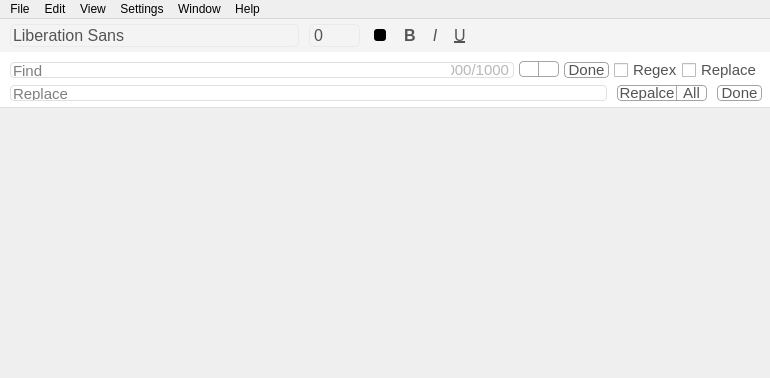
<?xml version="1.0" encoding="UTF-8"?>
<ui version="4.0">
 <class>MainWindow</class>
 <widget class="QMainWindow" name="MainWindow">
  <property name="geometry">
   <rect>
    <x>0</x>
    <y>0</y>
    <width>770</width>
    <height>378</height>
   </rect>
  </property>
  <property name="minimumSize">
   <size>
    <width>620</width>
    <height>260</height>
   </size>
  </property>
  <property name="maximumSize">
   <size>
    <width>920</width>
    <height>620</height>
   </size>
  </property>
  <property name="windowTitle">
   <string>R&amp;R Text Editor</string>
  </property>
  <widget class="QWidget" name="central_widget">
   <property name="styleSheet">
    <string notr="true">QToolTip {
	background-color: rgb(234, 234, 234);
	color: rgb(84, 84, 84);
}


QFrame {
	border: 0;
}

QPushButton {
	color: rgb(84, 84, 84);
	border: 0;
	border-radius: 4px;
	background-color: rgb(244, 244, 244);
}

QCheckBox {
	color: rgb(84, 84, 84);
}

QPushButton::hover {
	background-color: rgb(234, 234, 234);
}

QPushButton::pressed {
	background-color: rgb(224, 224, 224);
}

QPushButton::checked {
	color: rgb(10, 75, 230);
}

QWidget#widget_color_picker {
	border-radius: 5px;
}

QWidget#widget_color {
	border-radius: 3px;
}</string>
   </property>
   <layout class="QVBoxLayout" name="verticalLayout">
    <property name="spacing">
     <number>0</number>
    </property>
    <property name="leftMargin">
     <number>0</number>
    </property>
    <property name="topMargin">
     <number>0</number>
    </property>
    <property name="rightMargin">
     <number>0</number>
    </property>
    <property name="bottomMargin">
     <number>0</number>
    </property>
    <item>
     <widget class="QFrame" name="frame_tools">
      <property name="minimumSize">
       <size>
        <width>0</width>
        <height>30</height>
       </size>
      </property>
      <property name="styleSheet">
       <string notr="true">#frame_tools {
	background-color: rgb(244, 244, 244);
}</string>
      </property>
      <property name="frameShape">
       <enum>QFrame::StyledPanel</enum>
      </property>
      <property name="frameShadow">
       <enum>QFrame::Raised</enum>
      </property>
      <layout class="QHBoxLayout" name="horizontalLayout_3">
       <property name="spacing">
        <number>10</number>
       </property>
       <property name="leftMargin">
        <number>10</number>
       </property>
       <property name="topMargin">
        <number>5</number>
       </property>
       <property name="rightMargin">
        <number>10</number>
       </property>
       <property name="bottomMargin">
        <number>5</number>
       </property>
       <item>
        <widget class="QFontComboBox" name="combo_box_fonts">
         <property name="font">
          <font>
           <pointsize>12</pointsize>
           <weight>50</weight>
           <italic>false</italic>
           <bold>false</bold>
          </font>
         </property>
         <property name="toolTip">
          <string>Font</string>
         </property>
         <property name="styleSheet">
          <string notr="true">QFontComboBox {
	color: rgb(84, 84, 84);
	background-color: rgb(244, 244, 244);
	border-radius: 5px;	
	padding-left: 2px;
	border: 1px solid rgb(234, 234, 234);
}

QFontComboBox::hover {
	background-color: rgb(234, 234, 234);
}

QFontComboBox::drop-down {
    subcontrol-position: top right;
    width: 20px;
    border-top-right-radius: 5px;
    border-bottom-right-radius: 5px;
}

QFontComboBox::down-arrow {
	subcontrol-position: margin;
	subcontrol-origin: border;
	border-image: url(:/icons/icons/arrows.png);
	height: 12px;
	width: 12px;
	border-radius: 4px;
	margin-top: 2px;
}

QComboBox QAbstractItemView {
	selection-background-color: rgb(70, 140, 255);
	selection-color: white;
	background-color: rgb(244, 244, 244);
	color: rgb(84, 84, 84);
}
</string>
         </property>
         <property name="editable">
          <bool>false</bool>
         </property>
         <property name="maxVisibleItems">
          <number>5</number>
         </property>
        </widget>
       </item>
       <item>
        <widget class="QSpinBox" name="spin_box_size">
         <property name="font">
          <font>
           <pointsize>12</pointsize>
          </font>
         </property>
         <property name="toolTip">
          <string>Text Size</string>
         </property>
         <property name="styleSheet">
          <string notr="true">QSpinBox {
	color: rgb(84, 84, 84);
	border: 1px solid rgb(234, 234, 234);
	border-radius: 5px;
	background-color: rgb(244, 244, 244);
	padding-left: 2px;
}

QSpinBox::hover {
	background-color: rgb(234, 234, 234);
}

QSpinBox::up-button, QSpinBox::down-button {
	subcontrol-origin: border;
	margin-right: 5px;
	width: 9px;
	height: 8px;
	border-radius: 4px;
}

QSpinBox::up-button {
	subcontrol-position: top right;
	margin-top: 2px;
	border-image: url(:/icons/icons/arrow_up.png) 1;
}

QSpinBox::down-button {
	subcontrol-position: bottom right;
	margin-bottom: 3px;
	border-image: url(:/icons/icons/arrow_down.png) 1;
}

QSpinBox::up-button::hover,  QSpinBox::down-button::hover {
	background-color: rgb(224, 224, 224);
}

QSpinBox::up-button::pressed, QSpinBox::down-button::pressed  {
	background-color: rgb(214, 214, 214);
}


</string>
         </property>
         <property name="alignment">
          <set>Qt::AlignLeading|Qt::AlignLeft|Qt::AlignVCenter</set>
         </property>
         <property name="maximum">
          <number>288</number>
         </property>
        </widget>
       </item>
       <item>
        <widget class="QWidget" name="widget_color_picker" native="true">
         <property name="minimumSize">
          <size>
           <width>20</width>
           <height>20</height>
          </size>
         </property>
         <property name="maximumSize">
          <size>
           <width>20</width>
           <height>20</height>
          </size>
         </property>
         <property name="toolTip">
          <string>Text Color</string>
         </property>
         <property name="styleSheet">
          <string notr="true"/>
         </property>
         <layout class="QGridLayout" name="gridLayout">
          <property name="leftMargin">
           <number>4</number>
          </property>
          <property name="topMargin">
           <number>4</number>
          </property>
          <property name="rightMargin">
           <number>4</number>
          </property>
          <property name="bottomMargin">
           <number>4</number>
          </property>
          <property name="spacing">
           <number>0</number>
          </property>
          <item row="0" column="0">
           <widget class="QWidget" name="widget_color" native="true">
            <property name="minimumSize">
             <size>
              <width>12</width>
              <height>12</height>
             </size>
            </property>
            <property name="maximumSize">
             <size>
              <width>12</width>
              <height>12</height>
             </size>
            </property>
            <property name="styleSheet">
             <string notr="true">background-color: black;</string>
            </property>
           </widget>
          </item>
         </layout>
        </widget>
       </item>
       <item>
        <widget class="QFrame" name="frame_text">
         <property name="minimumSize">
          <size>
           <width>70</width>
           <height>0</height>
          </size>
         </property>
         <property name="maximumSize">
          <size>
           <width>70</width>
           <height>16777215</height>
          </size>
         </property>
         <property name="styleSheet">
          <string notr="true"/>
         </property>
         <property name="frameShape">
          <enum>QFrame::StyledPanel</enum>
         </property>
         <property name="frameShadow">
          <enum>QFrame::Raised</enum>
         </property>
         <layout class="QHBoxLayout" name="horizontalLayout">
          <property name="spacing">
           <number>5</number>
          </property>
          <property name="leftMargin">
           <number>0</number>
          </property>
          <property name="topMargin">
           <number>0</number>
          </property>
          <property name="rightMargin">
           <number>0</number>
          </property>
          <property name="bottomMargin">
           <number>0</number>
          </property>
          <item>
           <widget class="QPushButton" name="button_bold">
            <property name="minimumSize">
             <size>
              <width>20</width>
              <height>20</height>
             </size>
            </property>
            <property name="maximumSize">
             <size>
              <width>20</width>
              <height>20</height>
             </size>
            </property>
            <property name="font">
             <font>
              <pointsize>12</pointsize>
              <weight>75</weight>
              <bold>true</bold>
             </font>
            </property>
            <property name="toolTip">
             <string>Bold</string>
            </property>
            <property name="text">
             <string>B</string>
            </property>
            <property name="checkable">
             <bool>true</bool>
            </property>
           </widget>
          </item>
          <item>
           <widget class="QPushButton" name="button_italic">
            <property name="minimumSize">
             <size>
              <width>20</width>
              <height>20</height>
             </size>
            </property>
            <property name="maximumSize">
             <size>
              <width>20</width>
              <height>20</height>
             </size>
            </property>
            <property name="font">
             <font>
              <pointsize>12</pointsize>
              <italic>true</italic>
             </font>
            </property>
            <property name="toolTip">
             <string>Italic</string>
            </property>
            <property name="text">
             <string>I</string>
            </property>
            <property name="checkable">
             <bool>true</bool>
            </property>
           </widget>
          </item>
          <item>
           <widget class="QPushButton" name="button_underline">
            <property name="minimumSize">
             <size>
              <width>20</width>
              <height>20</height>
             </size>
            </property>
            <property name="maximumSize">
             <size>
              <width>20</width>
              <height>20</height>
             </size>
            </property>
            <property name="font">
             <font>
              <pointsize>12</pointsize>
              <underline>true</underline>
              <strikeout>false</strikeout>
             </font>
            </property>
            <property name="toolTip">
             <string>Underline</string>
            </property>
            <property name="text">
             <string>U</string>
            </property>
            <property name="checkable">
             <bool>true</bool>
            </property>
           </widget>
          </item>
         </layout>
        </widget>
       </item>
       <item>
        <widget class="QFrame" name="frame_align">
         <property name="styleSheet">
          <string notr="true">QPushButton::checked {
	background-color: rgb(234, 234, 234);
}</string>
         </property>
         <property name="frameShape">
          <enum>QFrame::StyledPanel</enum>
         </property>
         <property name="frameShadow">
          <enum>QFrame::Raised</enum>
         </property>
         <layout class="QHBoxLayout" name="horizontalLayout_2">
          <property name="spacing">
           <number>5</number>
          </property>
          <property name="leftMargin">
           <number>0</number>
          </property>
          <property name="topMargin">
           <number>0</number>
          </property>
          <property name="rightMargin">
           <number>0</number>
          </property>
          <property name="bottomMargin">
           <number>0</number>
          </property>
          <item>
           <widget class="QPushButton" name="button_left">
            <property name="minimumSize">
             <size>
              <width>20</width>
              <height>20</height>
             </size>
            </property>
            <property name="maximumSize">
             <size>
              <width>20</width>
              <height>20</height>
             </size>
            </property>
            <property name="font">
             <font>
              <weight>75</weight>
              <bold>true</bold>
             </font>
            </property>
            <property name="toolTip">
             <string>Left</string>
            </property>
            <property name="text">
             <string/>
            </property>
            <property name="checkable">
             <bool>true</bool>
            </property>
            <attribute name="buttonGroup">
             <string notr="true">button_group_align</string>
            </attribute>
           </widget>
          </item>
          <item>
           <widget class="QPushButton" name="button_center">
            <property name="minimumSize">
             <size>
              <width>20</width>
              <height>20</height>
             </size>
            </property>
            <property name="maximumSize">
             <size>
              <width>20</width>
              <height>20</height>
             </size>
            </property>
            <property name="font">
             <font>
              <weight>75</weight>
              <bold>true</bold>
             </font>
            </property>
            <property name="toolTip">
             <string>Center</string>
            </property>
            <property name="text">
             <string/>
            </property>
            <property name="checkable">
             <bool>true</bool>
            </property>
            <attribute name="buttonGroup">
             <string notr="true">button_group_align</string>
            </attribute>
           </widget>
          </item>
          <item>
           <widget class="QPushButton" name="button_right">
            <property name="minimumSize">
             <size>
              <width>20</width>
              <height>20</height>
             </size>
            </property>
            <property name="maximumSize">
             <size>
              <width>20</width>
              <height>20</height>
             </size>
            </property>
            <property name="font">
             <font>
              <weight>75</weight>
              <bold>true</bold>
             </font>
            </property>
            <property name="toolTip">
             <string>Right</string>
            </property>
            <property name="text">
             <string/>
            </property>
            <property name="checkable">
             <bool>true</bool>
            </property>
            <attribute name="buttonGroup">
             <string notr="true">button_group_align</string>
            </attribute>
           </widget>
          </item>
          <item>
           <widget class="QPushButton" name="button_justify">
            <property name="minimumSize">
             <size>
              <width>20</width>
              <height>20</height>
             </size>
            </property>
            <property name="maximumSize">
             <size>
              <width>20</width>
              <height>20</height>
             </size>
            </property>
            <property name="font">
             <font>
              <weight>75</weight>
              <bold>true</bold>
             </font>
            </property>
            <property name="toolTip">
             <string>Justify</string>
            </property>
            <property name="text">
             <string/>
            </property>
            <property name="checkable">
             <bool>true</bool>
            </property>
            <attribute name="buttonGroup">
             <string notr="true">button_group_align</string>
            </attribute>
           </widget>
          </item>
         </layout>
        </widget>
       </item>
       <item>
        <widget class="QPushButton" name="button_spacing">
         <property name="minimumSize">
          <size>
           <width>20</width>
           <height>20</height>
          </size>
         </property>
         <property name="maximumSize">
          <size>
           <width>20</width>
           <height>20</height>
          </size>
         </property>
         <property name="toolTip">
          <string>Spacing</string>
         </property>
         <property name="styleSheet">
          <string notr="true">QPushButton::checked {
	background-color: rgb(234, 234, 234);
}</string>
         </property>
         <property name="text">
          <string/>
         </property>
        </widget>
       </item>
       <item>
        <spacer name="horizontalSpacer">
         <property name="orientation">
          <enum>Qt::Horizontal</enum>
         </property>
         <property name="sizeHint" stdset="0">
          <size>
           <width>40</width>
           <height>20</height>
          </size>
         </property>
        </spacer>
       </item>
      </layout>
     </widget>
    </item>
    <item>
     <widget class="QFrame" name="frame_find_and_replace">
      <property name="minimumSize">
       <size>
        <width>0</width>
        <height>0</height>
       </size>
      </property>
      <property name="styleSheet">
       <string notr="true">QFrame#frame_find_and_replace {
	background-color: white;
	border-bottom: 1px solid rgb(224, 224, 224);
}

QPushButton {
	background-color: white;
	border: 1px solid rgb(164, 164, 164);
}

QPushButton::pressed {
	background-color: rgb(224, 224, 224);
}

QLineEdit {
	margin: 0;
	color: black;
	border-radius: 4px;
	border: 1px solid rgb(224, 224, 224);
}

QLineEdit#line_find {
	border-top-right-radius: 0;
	border-bottom-right-radius: 0;
	border-right: 0;

}</string>
      </property>
      <property name="frameShape">
       <enum>QFrame::StyledPanel</enum>
      </property>
      <property name="frameShadow">
       <enum>QFrame::Raised</enum>
      </property>
      <layout class="QVBoxLayout" name="verticalLayout_2">
       <property name="spacing">
        <number>5</number>
       </property>
       <property name="leftMargin">
        <number>10</number>
       </property>
       <property name="topMargin">
        <number>8</number>
       </property>
       <property name="rightMargin">
        <number>8</number>
       </property>
       <property name="bottomMargin">
        <number>5</number>
       </property>
       <item>
        <widget class="QFrame" name="frame_find">
         <property name="minimumSize">
          <size>
           <width>0</width>
           <height>20</height>
          </size>
         </property>
         <property name="maximumSize">
          <size>
           <width>16777215</width>
           <height>25</height>
          </size>
         </property>
         <property name="styleSheet">
          <string notr="true"/>
         </property>
         <property name="frameShape">
          <enum>QFrame::StyledPanel</enum>
         </property>
         <property name="frameShadow">
          <enum>QFrame::Raised</enum>
         </property>
         <layout class="QHBoxLayout" name="horizontalLayout_8">
          <property name="spacing">
           <number>5</number>
          </property>
          <property name="leftMargin">
           <number>0</number>
          </property>
          <property name="topMargin">
           <number>0</number>
          </property>
          <property name="rightMargin">
           <number>0</number>
          </property>
          <property name="bottomMargin">
           <number>0</number>
          </property>
          <item>
           <widget class="QFrame" name="frame">
            <property name="frameShape">
             <enum>QFrame::StyledPanel</enum>
            </property>
            <property name="frameShadow">
             <enum>QFrame::Raised</enum>
            </property>
            <layout class="QHBoxLayout" name="horizontalLayout_5">
             <property name="spacing">
              <number>0</number>
             </property>
             <property name="leftMargin">
              <number>0</number>
             </property>
             <property name="topMargin">
              <number>0</number>
             </property>
             <property name="rightMargin">
              <number>0</number>
             </property>
             <property name="bottomMargin">
              <number>0</number>
             </property>
             <item>
              <widget class="QLineEdit" name="line_find">
               <property name="minimumSize">
                <size>
                 <width>0</width>
                 <height>16</height>
                </size>
               </property>
               <property name="maximumSize">
                <size>
                 <width>16777215</width>
                 <height>16</height>
                </size>
               </property>
               <property name="font">
                <font>
                 <pointsize>11</pointsize>
                </font>
               </property>
               <property name="styleSheet">
                <string notr="true"/>
               </property>
               <property name="placeholderText">
                <string>Find</string>
               </property>
              </widget>
             </item>
             <item>
              <widget class="QLabel" name="label_find_count">
               <property name="minimumSize">
                <size>
                 <width>63</width>
                 <height>16</height>
                </size>
               </property>
               <property name="maximumSize">
                <size>
                 <width>63</width>
                 <height>16</height>
                </size>
               </property>
               <property name="font">
                <font>
                 <pointsize>11</pointsize>
                </font>
               </property>
               <property name="styleSheet">
                <string notr="true">border: 1px solid rgb(224, 224, 224);
border-left: 0;
border-top-right-radius: 4px;
border-bottom-right-radius: 4px;
color: rgb(184, 184, 184);</string>
               </property>
               <property name="text">
                <string>1000/1000</string>
               </property>
               <property name="alignment">
                <set>Qt::AlignRight|Qt::AlignTrailing|Qt::AlignVCenter</set>
               </property>
              </widget>
             </item>
            </layout>
           </widget>
          </item>
          <item>
           <widget class="QFrame" name="frame_find_control_buttons">
            <property name="minimumSize">
             <size>
              <width>0</width>
              <height>17</height>
             </size>
            </property>
            <property name="maximumSize">
             <size>
              <width>40</width>
              <height>17</height>
             </size>
            </property>
            <property name="styleSheet">
             <string notr="true">QPushButton#button_next {
	border-left: 0;
	border-top-left-radius: 0;
	border-bottom-left-radius: 0;
}

QPushButton#button_prev {
	border-top-right-radius: 0;
	border-bottom-right-radius: 0;
}</string>
            </property>
            <property name="frameShape">
             <enum>QFrame::StyledPanel</enum>
            </property>
            <property name="frameShadow">
             <enum>QFrame::Raised</enum>
            </property>
            <layout class="QHBoxLayout" name="horizontalLayout_4">
             <property name="spacing">
              <number>0</number>
             </property>
             <property name="leftMargin">
              <number>0</number>
             </property>
             <property name="topMargin">
              <number>0</number>
             </property>
             <property name="rightMargin">
              <number>0</number>
             </property>
             <property name="bottomMargin">
              <number>0</number>
             </property>
             <item>
              <widget class="QPushButton" name="button_prev">
               <property name="minimumSize">
                <size>
                 <width>0</width>
                 <height>16</height>
                </size>
               </property>
               <property name="maximumSize">
                <size>
                 <width>20</width>
                 <height>16</height>
                </size>
               </property>
               <property name="text">
                <string/>
               </property>
               <property name="icon">
                <iconset resource="../rc/resources.qrc">
                 <normaloff>:/icons/icons/arrow_left.png</normaloff>:/icons/icons/arrow_left.png</iconset>
               </property>
               <property name="iconSize">
                <size>
                 <width>13</width>
                 <height>13</height>
                </size>
               </property>
              </widget>
             </item>
             <item>
              <widget class="QPushButton" name="button_next">
               <property name="minimumSize">
                <size>
                 <width>0</width>
                 <height>16</height>
                </size>
               </property>
               <property name="maximumSize">
                <size>
                 <width>20</width>
                 <height>16</height>
                </size>
               </property>
               <property name="text">
                <string/>
               </property>
               <property name="icon">
                <iconset resource="../rc/resources.qrc">
                 <normaloff>:/icons/icons/arrow_right.png</normaloff>:/icons/icons/arrow_right.png</iconset>
               </property>
               <property name="iconSize">
                <size>
                 <width>13</width>
                 <height>13</height>
                </size>
               </property>
              </widget>
             </item>
            </layout>
           </widget>
          </item>
          <item>
           <widget class="QPushButton" name="button_done">
            <property name="minimumSize">
             <size>
              <width>45</width>
              <height>16</height>
             </size>
            </property>
            <property name="maximumSize">
             <size>
              <width>54</width>
              <height>16</height>
             </size>
            </property>
            <property name="font">
             <font>
              <pointsize>11</pointsize>
             </font>
            </property>
            <property name="text">
             <string>Done</string>
            </property>
           </widget>
          </item>
          <item>
           <widget class="QCheckBox" name="check_regex">
            <property name="minimumSize">
             <size>
              <width>63</width>
              <height>16</height>
             </size>
            </property>
            <property name="maximumSize">
             <size>
              <width>63</width>
              <height>16</height>
             </size>
            </property>
            <property name="font">
             <font>
              <pointsize>11</pointsize>
             </font>
            </property>
            <property name="text">
             <string>Regex</string>
            </property>
           </widget>
          </item>
          <item>
           <widget class="QCheckBox" name="check_replace">
            <property name="minimumSize">
             <size>
              <width>0</width>
              <height>16</height>
             </size>
            </property>
            <property name="maximumSize">
             <size>
              <width>16777215</width>
              <height>16</height>
             </size>
            </property>
            <property name="font">
             <font>
              <pointsize>11</pointsize>
             </font>
            </property>
            <property name="styleSheet">
             <string notr="true"/>
            </property>
            <property name="text">
             <string>Replace</string>
            </property>
           </widget>
          </item>
         </layout>
        </widget>
       </item>
       <item>
        <widget class="QFrame" name="frame_replace">
         <property name="minimumSize">
          <size>
           <width>0</width>
           <height>16</height>
          </size>
         </property>
         <property name="maximumSize">
          <size>
           <width>16777215</width>
           <height>20</height>
          </size>
         </property>
         <property name="frameShape">
          <enum>QFrame::StyledPanel</enum>
         </property>
         <property name="frameShadow">
          <enum>QFrame::Raised</enum>
         </property>
         <layout class="QHBoxLayout" name="horizontalLayout_6">
          <property name="spacing">
           <number>10</number>
          </property>
          <property name="leftMargin">
           <number>0</number>
          </property>
          <property name="topMargin">
           <number>0</number>
          </property>
          <property name="rightMargin">
           <number>0</number>
          </property>
          <property name="bottomMargin">
           <number>0</number>
          </property>
          <item>
           <widget class="QLineEdit" name="line_replace">
            <property name="minimumSize">
             <size>
              <width>0</width>
              <height>16</height>
             </size>
            </property>
            <property name="maximumSize">
             <size>
              <width>16777215</width>
              <height>16</height>
             </size>
            </property>
            <property name="font">
             <font>
              <pointsize>11</pointsize>
             </font>
            </property>
            <property name="placeholderText">
             <string>Replace</string>
            </property>
           </widget>
          </item>
          <item>
           <widget class="QFrame" name="frame_replace_all_buttons">
            <property name="minimumSize">
             <size>
              <width>0</width>
              <height>17</height>
             </size>
            </property>
            <property name="maximumSize">
             <size>
              <width>16777215</width>
              <height>17</height>
             </size>
            </property>
            <property name="styleSheet">
             <string notr="true">QPushButton#button_all {
	border-left: 0;
	border-top-left-radius: 0;
	border-bottom-left-radius: 0;
}

QPushButton#button_replace {
	border-top-right-radius: 0;
	border-bottom-right-radius: 0;
}</string>
            </property>
            <property name="frameShape">
             <enum>QFrame::StyledPanel</enum>
            </property>
            <property name="frameShadow">
             <enum>QFrame::Raised</enum>
            </property>
            <layout class="QHBoxLayout" name="horizontalLayout_7">
             <property name="spacing">
              <number>0</number>
             </property>
             <property name="leftMargin">
              <number>0</number>
             </property>
             <property name="topMargin">
              <number>0</number>
             </property>
             <property name="rightMargin">
              <number>0</number>
             </property>
             <property name="bottomMargin">
              <number>0</number>
             </property>
             <item>
              <widget class="QPushButton" name="button_replace">
               <property name="minimumSize">
                <size>
                 <width>60</width>
                 <height>16</height>
                </size>
               </property>
               <property name="maximumSize">
                <size>
                 <width>60</width>
                 <height>16</height>
                </size>
               </property>
               <property name="font">
                <font>
                 <pointsize>11</pointsize>
                </font>
               </property>
               <property name="text">
                <string>Repalce</string>
               </property>
               <property name="iconSize">
                <size>
                 <width>13</width>
                 <height>13</height>
                </size>
               </property>
              </widget>
             </item>
             <item>
              <widget class="QPushButton" name="button_all">
               <property name="minimumSize">
                <size>
                 <width>30</width>
                 <height>16</height>
                </size>
               </property>
               <property name="maximumSize">
                <size>
                 <width>30</width>
                 <height>16</height>
                </size>
               </property>
               <property name="font">
                <font>
                 <pointsize>11</pointsize>
                </font>
               </property>
               <property name="text">
                <string>All</string>
               </property>
               <property name="iconSize">
                <size>
                 <width>13</width>
                 <height>13</height>
                </size>
               </property>
              </widget>
             </item>
            </layout>
           </widget>
          </item>
          <item>
           <widget class="QPushButton" name="button_done_2">
            <property name="minimumSize">
             <size>
              <width>45</width>
              <height>16</height>
             </size>
            </property>
            <property name="maximumSize">
             <size>
              <width>54</width>
              <height>16</height>
             </size>
            </property>
            <property name="font">
             <font>
              <pointsize>11</pointsize>
             </font>
            </property>
            <property name="text">
             <string>Done</string>
            </property>
           </widget>
          </item>
         </layout>
        </widget>
       </item>
      </layout>
     </widget>
    </item>
    <item>
     <widget class="QScrollArea" name="scrollArea">
      <property name="widgetResizable">
       <bool>true</bool>
      </property>
      <widget class="QWidget" name="scrollAreaWidgetContents">
       <property name="geometry">
        <rect>
         <x>0</x>
         <y>0</y>
         <width>770</width>
         <height>264</height>
        </rect>
       </property>
       <layout class="QVBoxLayout" name="verticalLayout_3">
        <property name="spacing">
         <number>0</number>
        </property>
        <property name="leftMargin">
         <number>0</number>
        </property>
        <property name="topMargin">
         <number>0</number>
        </property>
        <property name="rightMargin">
         <number>0</number>
        </property>
        <property name="bottomMargin">
         <number>0</number>
        </property>
       </layout>
      </widget>
     </widget>
    </item>
   </layout>
  </widget>
  <widget class="QMenuBar" name="menubar">
   <property name="geometry">
    <rect>
     <x>0</x>
     <y>0</y>
     <width>770</width>
     <height>24</height>
    </rect>
   </property>
   <widget class="QMenu" name="menu_file">
    <property name="title">
     <string>File</string>
    </property>
    <widget class="QMenu" name="menuRecent">
     <property name="title">
      <string>Recent</string>
     </property>
    </widget>
    <addaction name="action_new"/>
    <addaction name="action_open"/>
    <addaction name="menuRecent"/>
    <addaction name="separator"/>
    <addaction name="action_close"/>
    <addaction name="action_save"/>
    <addaction name="action_rename"/>
    <addaction name="separator"/>
    <addaction name="action_print"/>
   </widget>
   <widget class="QMenu" name="menu_edit">
    <property name="title">
     <string>Edit</string>
    </property>
    <widget class="QMenu" name="menu_find">
     <property name="title">
      <string>Find</string>
     </property>
     <addaction name="action_find"/>
     <addaction name="action_find_and_replace"/>
    </widget>
    <addaction name="action_cut"/>
    <addaction name="action_copy"/>
    <addaction name="action_paste"/>
    <addaction name="action_delete"/>
    <addaction name="separator"/>
    <addaction name="menu_find"/>
   </widget>
   <widget class="QMenu" name="menu_veiw">
    <property name="title">
     <string>View</string>
    </property>
   </widget>
   <widget class="QMenu" name="menu_settings">
    <property name="title">
     <string>Settings</string>
    </property>
   </widget>
   <widget class="QMenu" name="menu_window">
    <property name="title">
     <string>Window</string>
    </property>
   </widget>
   <widget class="QMenu" name="menu_help">
    <property name="title">
     <string>Help</string>
    </property>
   </widget>
   <addaction name="menu_file"/>
   <addaction name="menu_edit"/>
   <addaction name="menu_veiw"/>
   <addaction name="menu_settings"/>
   <addaction name="menu_window"/>
   <addaction name="menu_help"/>
  </widget>
  <action name="action_new">
   <property name="text">
    <string>New</string>
   </property>
  </action>
  <action name="action_open">
   <property name="text">
    <string>Open</string>
   </property>
  </action>
  <action name="action_close">
   <property name="text">
    <string>Close</string>
   </property>
  </action>
  <action name="action_save">
   <property name="text">
    <string>Save</string>
   </property>
  </action>
  <action name="action_rename">
   <property name="text">
    <string>Rename</string>
   </property>
  </action>
  <action name="action_cut">
   <property name="text">
    <string>Cut</string>
   </property>
  </action>
  <action name="action_copy">
   <property name="text">
    <string>Copy</string>
   </property>
  </action>
  <action name="action_paste">
   <property name="text">
    <string>Paste</string>
   </property>
  </action>
  <action name="action_delete">
   <property name="text">
    <string>Delete</string>
   </property>
  </action>
  <action name="action_find">
   <property name="text">
    <string>Find</string>
   </property>
  </action>
  <action name="action_find_and_replace">
   <property name="text">
    <string>Find and Replace</string>
   </property>
  </action>
  <action name="action_print">
   <property name="text">
    <string>Print</string>
   </property>
  </action>
 </widget>
 <resources>
  <include location="../rc/resources.qrc"/>
 </resources>
 <connections>
  <connection>
   <sender>check_replace</sender>
   <signal>toggled(bool)</signal>
   <receiver>frame_replace</receiver>
   <slot>setVisible(bool)</slot>
   <hints>
    <hint type="sourcelabel">
     <x>703</x>
     <y>73</y>
    </hint>
    <hint type="destinationlabel">
     <x>712</x>
     <y>93</y>
    </hint>
   </hints>
  </connection>
  <connection>
   <sender>check_replace</sender>
   <signal>toggled(bool)</signal>
   <receiver>button_done</receiver>
   <slot>setHidden(bool)</slot>
   <hints>
    <hint type="sourcelabel">
     <x>701</x>
     <y>76</y>
    </hint>
    <hint type="destinationlabel">
     <x>677</x>
     <y>76</y>
    </hint>
   </hints>
  </connection>
 </connections>
 <buttongroups>
  <buttongroup name="button_group_align"/>
 </buttongroups>
</ui>
